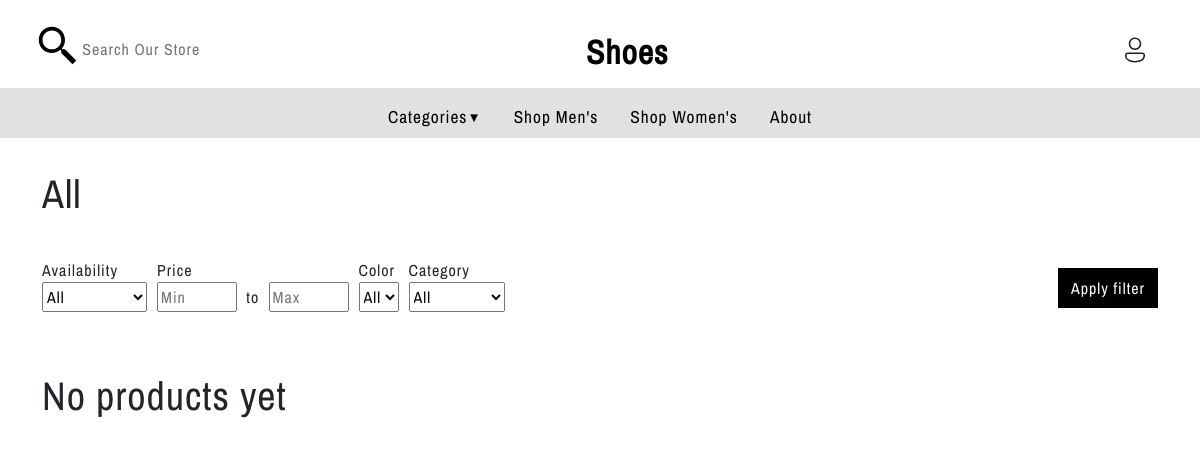
Before: /php/productlist.php with the older database file.
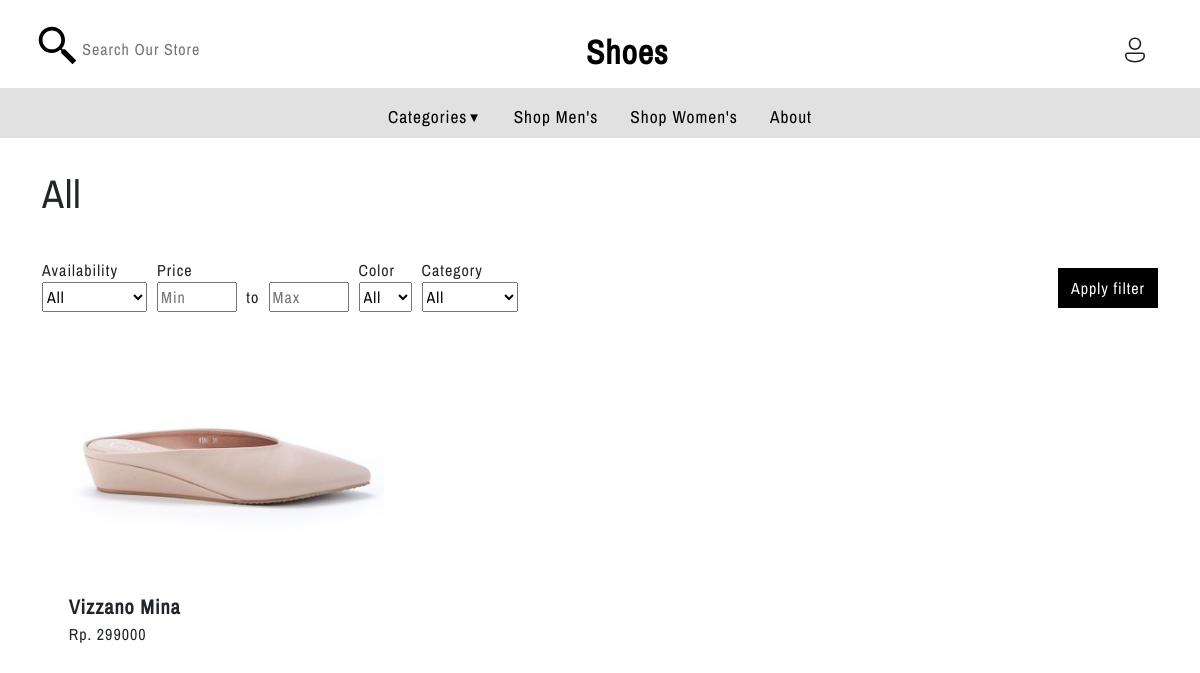
After: the same page with the newer database file.
### tables this page shows
CREATE TABLE `item` (
  `id_item` int(11) NOT NULL,
  `item_nama` varchar(100) NOT NULL,
  `item_stock` varchar(100) NOT NULL,
  `item_price` varchar(100) NOT NULL,
  `item_color` varchar(100) NOT NULL,
  `item_desc` varchar(250) NOT NULL,
  `imageurl` varchar(100) NOT NULL,
  `item_size` varchar(100) NOT NULL,
  `item_cate` varchar(100) NOT NULL
);

### php/productlist.php (the view, shortened to what this page needs)
<?php
    require_once("koneksi.php");
    $query="";
    if (isset($_REQUEST["category"])){
        $category = $_REQUEST["category"];
        $query="";
        if ($category=="all"){
            $query = "select * from item";
        }else if ($category=="Casual"){
            $query = "select * from item where item_cate='Sneakers'";
        }else if ($category=="Sports"){
            $query = "select * from item where item_cate='Sports'";
        }else if ($category=="Formal"){
            $query = "select * from item where item_cate='Oxford'";
        }else{
            $query = "select * from item where item_cate='".$category."'";
        }
    }else{
        $category = "all";
        $query = "select * from item";
    }
    $items = $conn->query($query)->fetch_all(MYSQLI_ASSOC);
?>
<!DOCTYPE html>
<html lang="en">
<head>
    <link rel="stylesheet" href="../css/bootstrap.min.css">
    <link rel="stylesheet" href="../css/style.css">
    <link rel="stylesheet" href="../css/productlist.css">
</head>
<body>
    <?php include_once("navbar.php"); ?>
    <div class="container">
        <h1><?php echo ucfirst($category); ?></h1>
        <div class="wrap">
        Availability <br>
        <select name="availability" id="availability">
            <option value="All">All</option>
        </select>
        </div>
        <div class="wrap">
        Price <br>
        <input type="text" name="min" id="min" placeholder="Min">
        &nbsp;to&nbsp;
        <input type="text" name="max" id="max" placeholder="Max">
        </div>
        <div class="wrap">
        Color <br>
        <select name="color" id="color">
            <option value="All">All</option>
        </select>
        </div>
        <div class="wrap">
        Category <br>
        <select name="category" id="category">
            <option value="All">All</option>
        </select>
        </div>
        <div class="button">Apply filter</div>
        <div class="container-item">
            <?php
                if (!empty($items)){
                    foreach($items as $key=>$value){
                        $image = explode(",",$value["imageurl"]);
                        echo '<div class="item">
                            <img src="../upload/'.$image[0].'" alt="">
                            <p class="name">'.$value["item_nama"].'</p>
                            <p class="price">Rp. '.$value["item_price"].'</p>
                        </div>';
                    }
                }else{
                    echo '<h1>No products yet</h1>';
                }
            ?>
        </div>
    </div>
</body>
</html>

### php/navbar.php (shortened to what this page needs)
<div class="navbar">
            <div class="top">
                <div class="search">
                    <div class="searchbar">
                        <form action="" autocomplete="off" method="post">
                        <input type="text" name="searchbar" id="search" placeholder="Search Our Store"></form>
                    </div>
                </div>
                <div class="logo">
                    <a href="index.php">
                    <object data="../icon/logo.svg" width="80" height="80" class="logoicon"></object>
                    <p class="logotext">Shoes</p></a>
                </div>
                <div class="shop">
                    <a href="../php/login.php"><img src="../icon/person.svg" class="loginicon" name="login"></object></a>
                    <object data="../icon/cart.svg" class="shopicon" name="cart"></object>
                </div>
            </div>
            <div class="bottom">
                    <div class="nav-child drop">
                        <a href="">Categories <p style="font-size: 10pt;float: right;margin-top: 4%;">&#9660;</p> </a>
                    </div>
                    <div class="nav-child"><a href="">Shop Men's</a></div>
                    <div class="nav-child"><a href="">Shop Women's</a></div>
                    <div class="nav-child"><a href="">About</a></div>
            </div>
        </div>

### css/style.css (style rules this page uses)
* { margin: 0; box-sizing: border-box; -moz-box-sizing: border-box; -webkit-box-sizing: border-box; font-family: "archivo"; letter-spacing: 1px; }
.navbar { height: 130px; width: 100%; margin-bottom: 8px; }
.navbar .top { display: flex; justify-content: space-between; height: 80px; width: 100%; }
.search { margin-top: 10px; width: 33%; }
.searchicon { width: 45px; height: 45px; margin-left: 10%; float: left; margin-top: 5px; }
.searchbar { float: left; margin-top: 18px; width: 5%; }
.searchbar input[type=text] { font-size: 12pt; border: none; transition: 0.7s; }
.logo { width: 33%; margin-left: 12%; }
.logo a { color: black; }
.logoicon { float: left; }
.logotext { float: left; font-size: 25pt; font-weight: bolder; margin-top: 20px; margin-left: 10px; }
.shop { width: 33%; margin-top: 20px; }
.shop a { display: block; }
.shopicon { width: 30px; height: 30px; float: right; margin-right: 20px; margin-top: 2%; }
.loginicon { width: 30px; height: 30px; float: right; margin-right: 50px; margin-top: 2%; }
.navbar .bottom { height: 50px; width: 100%; background-color: #e1e1e1; display: flex; justify-content: center; }
.bottom a { display: block; color: black; text-align: center; padding: 16px; text-decoration: none; border-bottom: black; height: 50px; transition: 0.5s; font-size: 13pt; }

### css/productlist.css (style rules this page uses)
.container h1 { margin-top: 40px; margin-bottom: 40px; }
.container .wrap { float: left; margin-right: 10px; margin-bottom: 20px; }
.wrap input,.wrap select { height: 30px; }
.wrap input { width: 80px; }
.button { float: right; background-color: black; color: white; height: 40px; width: 100px; display: flex; align-items: center; justify-content: center; transition: 0.5s; margin-top: 10px; }
.container-item { width: 100%; display: flex; }
.item { width: 30%; height: 320px; margin-bottom: 20px; padding: 10px; float: left; margin-left: 1.5%; margin-right: 1.5%; transition: 0.6s; }
.item img { width: 100%; height: 250px; object-fit: cover; object-position: center center; }
.item .name { font-weight: bold; font-size: 20px; margin-bottom: 0; }

Changed rows visible on the page:
added item: imageurl (picture), item_nama "Vizzano Mina", item_price "299000"
Other visible differences:
text no longer shown: "No products yet"
